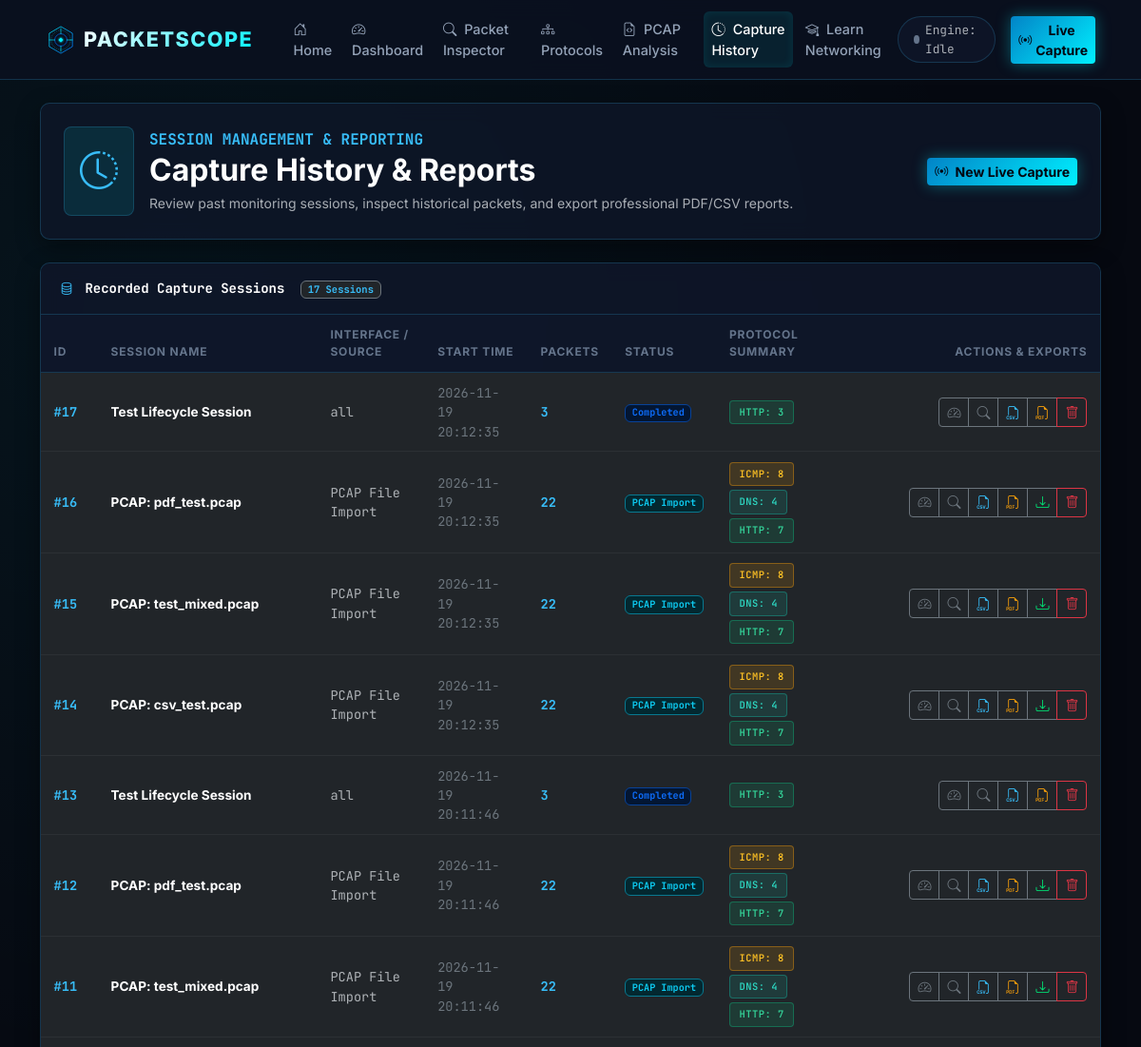
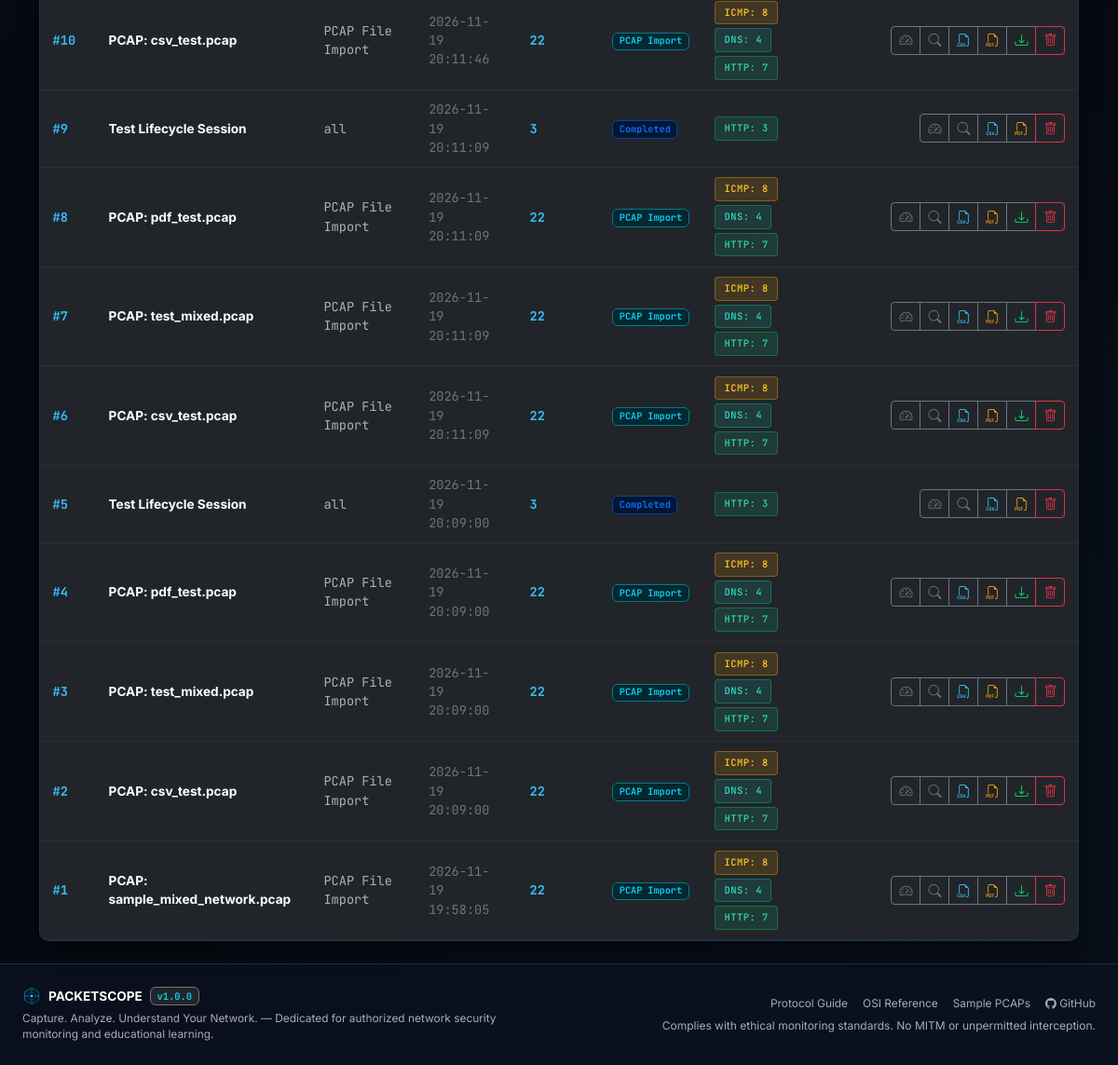
The app's page /history with its own data (2 pictures, top to bottom).
### tables this page shows
CREATE TABLE protocol_statistics (
                id INTEGER PRIMARY KEY AUTOINCREMENT,
                session_id INTEGER UNIQUE NOT NULL,
                tcp_count INTEGER DEFAULT 0,
                udp_count INTEGER DEFAULT 0,
                icmp_count INTEGER DEFAULT 0,
                dns_count INTEGER DEFAULT 0,
                http_count INTEGER DEFAULT 0,
                arp_count INTEGER DEFAULT 0,
                other_count INTEGER DEFAULT 0,
                total_bytes INTEGER DEFAULT 0,
                FOREIGN KEY (session_id) REFERENCES capture_sessions(id) ON DELETE CASCADE
            );

CREATE TABLE capture_sessions (
                id INTEGER PRIMARY KEY AUTOINCREMENT,
                name TEXT NOT NULL,
                interface TEXT,
                start_time TIMESTAMP DEFAULT CURRENT_TIMESTAMP,
                end_time TIMESTAMP,
                total_packets INTEGER DEFAULT 0,
                status TEXT DEFAULT 'stopped',  -- 'running', 'stopped', 'completed', 'imported'
                filter_applied TEXT,
                pcap_path TEXT,
                notes TEXT
            );

### backend/routes/views.py (the view)
@views_bp.route('/history')
def history():
    sessions = DatabaseManager.get_sessions(limit=100)
    return render_template(
        'history.html',
        app_name=Config.APP_NAME,
        sessions=sessions
    )

### frontend/templates/history.html (shortened to what this page needs)
{% extends "base.html" %}
{% block content %}
<div class="container py-4">
  <div class="cyber-card p-4 mb-4">
    <div class="d-flex flex-wrap justify-content-between align-items-center gap-3">
      <div class="d-flex align-items-center gap-3">
        <div class="rounded-3 p-3 d-inline-block" style="background: rgba(0, 240, 255, 0.1); border: 1px solid var(--border-color);">
          <i class="bi bi-clock-history fs-1 text-cyan"></i>
        </div>
        <div>
          <h6 class="text-uppercase text-cyan fw-bold font-mono mb-1">Session Management & Reporting</h6>
          <h2 class="fw-bold text-white mb-1">Capture History & Reports</h2>
          <p class="text-muted small mb-0">
            Review past monitoring sessions, inspect historical packets, and export professional PDF/CSV reports.
          </p>
        </div>
      </div>
      <div class="d-flex gap-2">
        <a href="{{ url_for('views.dashboard') }}" class="btn btn-sm btn-cyber-primary">
          <i class="bi bi-broadcast me-1"></i> New Live Capture
        </a>
      </div>
    </div>
  </div>
  <div class="cyber-card">
    <div class="cyber-card-header d-flex justify-content-between align-items-center">
      <span class="fw-bold text-white small font-mono">
        <i class="bi bi-database text-cyan me-1"></i> Recorded Capture Sessions
        <span class="badge bg-dark border border-secondary text-cyan ms-2">{{ sessions|length }} Sessions</span>
      </span>
    </div>
    <div class="table-responsive">
      <table class="table table-cyber table-hover align-middle">
        <thead>
          <tr>
            <th style="width: 60px;">ID</th>
            <th>Session Name</th>
            <th>Interface / Source</th>
            <th>Start Time</th>
            <th>Packets</th>
            <th>Status</th>
            <th>Protocol Summary</th>
            <th class="text-end" style="width: 280px;">Actions & Exports</th>
          </tr>
        </thead>
        <tbody>
          {% if sessions %}
            {% for s in sessions %}
            <tr id="session-row-{{ s.id }}">
              <td class="font-mono text-cyan fw-bold">#{{ s.id }}</td>
              <td class="fw-bold text-white">
                <a href="{{ url_for('views.dashboard', session_id=s.id) }}" class="text-decoration-none text-white hover-cyan">
                  {{ s.name }}
                </a>
              </td>
              <td class="font-mono small text-muted">{{ s.interface }}</td>
              <td class="font-mono small text-secondary">{{ s.start_time[:19].replace('T', ' ') }}</td>
              <td class="font-mono text-cyan fw-bold">{{ s.total_packets }}</td>
              <td>
                {% if s.status == 'running' %}
                  <span class="badge bg-success-subtle text-success border border-success-subtle font-mono">Running</span>
                {% elif s.status == 'completed' %}
                  <span class="badge bg-primary-subtle text-primary border border-primary-subtle font-mono">Completed</span>
                {% elif s.status == 'imported' %}
                  <span class="badge bg-info-subtle text-info border border-info-subtle font-mono">PCAP Import</span>
                {% else %}
                  <span class="badge bg-secondary font-mono">{{ s.status }}</span>
                {% endif %}
              </td>
              <td>
                <div class="d-flex flex-wrap gap-1">
                  {% if s.icmp_count %}<span class="badge-proto badge-icmp" style="font-size: 0.65rem;">ICMP: {{ s.icmp_count }}</span>{% endif %}
                  {% if s.dns_count %}<span class="badge-proto badge-dns" style="font-size: 0.65rem;">DNS: {{ s.dns_count }}</span>{% endif %}
                  {% if s.http_count %}<span class="badge-proto badge-http" style="font-size: 0.65rem;">HTTP: {{ s.http_count }}</span>{% endif %}
                </div>
              </td>
              <td class="text-end">
                <div class="btn-group btn-group-sm">
                  <a href="{{ url_for('views.dashboard', session_id=s.id) }}" class="btn btn-outline-secondary" title="View in Dashboard">
                    <i class="bi bi-speedometer2"></i>
                  </a>
                  <a href="{{ url_for('views.inspector', session_id=s.id) }}" class="btn btn-outline-secondary" title="Inspect Packets">
                    <i class="bi bi-search"></i>
                  </a>
                  <a href="/api/export/csv/{{ s.id }}" class="btn btn-outline-secondary" title="Export CSV">
                    <i class="bi bi-filetype-csv text-cyan"></i>
                  </a>
                  <a href="/api/export/pdf/{{ s.id }}" class="btn btn-outline-secondary" title="Export PDF Cybersecurity Report">
                    <i class="bi bi-filetype-pdf text-amber"></i>
                  </a>
                  {% if s.pcap_path %}
                  <a href="/api/export/pcap/{{ s.id }}" class="btn btn-outline-secondary" title="Download PCAP File">
                    <i class="bi bi-download text-green"></i>
                  </a>
                  {% endif %}
                  <button class="btn btn-outline-danger" onclick="deleteSession({{ s.id }})" title="Delete Session">
                    <i class="bi bi-trash"></i>
                  </button>
                </div>
              </td>
            </tr>
            {% endfor %}
          {% endif %}
        </tbody>
      </table>
    </div>
  </div>
</div>
{% endblock %}

### frontend/templates/base.html (shortened to what this page needs)
<!DOCTYPE html>
<html lang="en" data-bs-theme="dark">
<head>
  <link href="https://cdn.jsdelivr.net/npm/bootstrap@5.3.3/dist/css/bootstrap.min.css" rel="stylesheet">
  <link rel="stylesheet" href="https://cdn.jsdelivr.net/npm/bootstrap-icons@1.11.3/font/bootstrap-icons.min.css">
  <link rel="stylesheet" href="{{ url_for('static', filename='css/style.css') }}">
</head>
<body>
  <nav class="navbar navbar-expand-lg navbar-cyber sticky-top">
    <div class="container-fluid px-lg-4">
      <a class="navbar-brand d-flex align-items-center gap-2" href="{{ url_for('views.home') }}">
        <img src="{{ url_for('static', filename='images/logo.svg') }}" alt="Logo" width="32" height="32">
        <span class="brand-text">PACKETSCOPE</span>
      </a>
      <div class="collapse navbar-collapse" id="navContent">
        <ul class="navbar-nav me-auto mb-2 mb-lg-0 ms-lg-3">
          <li class="nav-item">
            <a class="nav-link nav-link-cyber {% if request.path == '/' %}active{% endif %}" href="{{ url_for('views.home') }}">
              <i class="bi bi-house-door me-1"></i> Home
            </a>
          </li>
          <li class="nav-item">
            <a class="nav-link nav-link-cyber {% if request.path == '/dashboard' %}active{% endif %}" href="{{ url_for('views.dashboard') }}">
              <i class="bi bi-speedometer2 me-1"></i> Dashboard
            </a>
          </li>
          <li class="nav-item">
            <a class="nav-link nav-link-cyber {% if request.path == '/inspector' %}active{% endif %}" href="{{ url_for('views.inspector') }}">
              <i class="bi bi-search me-1"></i> Packet Inspector
            </a>
          </li>
          <li class="nav-item">
            <a class="nav-link nav-link-cyber {% if request.path == '/protocols' %}active{% endif %}" href="{{ url_for('views.protocols') }}">
              <i class="bi bi-diagram-3 me-1"></i> Protocols
            </a>
          </li>
          <li class="nav-item">
            <a class="nav-link nav-link-cyber {% if request.path == '/pcap' %}active{% endif %}" href="{{ url_for('views.pcap_analysis') }}">
              <i class="bi bi-file-earmark-code me-1"></i> PCAP Analysis
            </a>
          </li>
          <li class="nav-item">
            <a class="nav-link nav-link-cyber {% if request.path == '/history' %}active{% endif %}" href="{{ url_for('views.history') }}">
              <i class="bi bi-clock-history me-1"></i> Capture History
            </a>
          </li>
          <li class="nav-item">
            <a class="nav-link nav-link-cyber {% if request.path == '/education' %}active{% endif %}" href="{{ url_for('views.education') }}">
              <i class="bi bi-mortarboard me-1"></i> Learn Networking
            </a>
          </li>
        </ul>
        <div class="d-flex align-items-center gap-3">
          <div class="d-flex align-items-center px-3 py-1 rounded-pill" style="background: rgba(15, 23, 42, 0.8); border: 1px solid var(--border-color);" id="navStatusBadge">
            <span class="pulse-dot offline" id="navPulseDot"></span>
            <span class="font-mono text-muted" style="font-size: 0.8rem;" id="navStatusText">Engine: Idle</span>
          </div>
          <a href="{{ url_for('views.dashboard') }}" class="btn btn-sm btn-cyber-primary d-none d-md-inline-flex align-items-center gap-1">
            <i class="bi bi-broadcast"></i> Live Capture
          </a>
        </div>
      </div>
    </div>
  </nav>
  <main class="flex-grow-1">
    {% block content %}{% endblock %}
  </main>
  <footer class="cyber-footer">
    <div class="container-fluid px-lg-4">
      <div class="row align-items-center g-3">
        <div class="col-md-6 text-center text-md-start">
          <div class="d-flex align-items-center justify-content-center justify-content-md-start gap-2 mb-1">
            <img src="{{ url_for('static', filename='images/logo.svg') }}" alt="Logo" width="20" height="20">
            <span class="fw-bold text-white">PACKETSCOPE</span>
            <span class="badge bg-dark border border-secondary text-info font-mono" style="font-size: 0.65rem;">v{{ app_version }}</span>
          </div>
          <p class="small text-muted mb-0">
            {{ app_tagline }} &mdash; Dedicated for authorized network security monitoring and educational learning.
          </p>
        </div>
        <div class="col-md-6 text-center text-md-end">
          <div class="d-flex justify-content-center justify-content-md-end gap-3 small mb-1">
            <a href="{{ url_for('views.protocols') }}" class="text-decoration-none text-muted hover-cyan">Protocol Guide</a>
            <a href="{{ url_for('views.education') }}" class="text-decoration-none text-muted hover-cyan">OSI Reference</a>
            <a href="{{ url_for('views.pcap_analysis') }}" class="text-decoration-none text-muted hover-cyan">Sample PCAPs</a>
            <a href="https://github.com" target="_blank" class="text-decoration-none text-muted hover-cyan"><i class="bi bi-github"></i> GitHub</a>
          </div>
          <span class="small text-muted" style="font-size: 0.75rem;">
            Complies with ethical monitoring standards. No MITM or unpermitted interception.
          </span>
        </div>
      </div>
    </div>
  </footer>
</body>
</html>

### records on screen
protocol_statistics: id "17", name "Test Lifecycle Session", interface "all", start_time "2026-11-19 20:12:35", total_packets "3", shows "Completed", http_count "3"
protocol_statistics: id "16", name "PCAP: pdf_test.pcap", interface "PCAP File Import", start_time "2026-11-19 20:12:35", total_packets "22", shows "PCAP Import", icmp_count "8", dns_count "4", http_count "7"
protocol_statistics: id "15", name "PCAP: test_mixed.pcap", interface "PCAP File Import", start_time "2026-11-19 20:12:35", total_packets "22", shows "PCAP Import", icmp_count "8", dns_count "4", http_count "7"
protocol_statistics: id "14", name "PCAP: csv_test.pcap", interface "PCAP File Import", start_time "2026-11-19 20:12:35", total_packets "22", shows "PCAP Import", icmp_count "8", dns_count "4", http_count "7"
protocol_statistics: id "13", name "Test Lifecycle Session", interface "all", start_time "2026-11-19 20:11:46", total_packets "3", shows "Completed", http_count "3"
protocol_statistics: id "12", name "PCAP: pdf_test.pcap", interface "PCAP File Import", start_time "2026-11-19 20:11:46", total_packets "22", shows "PCAP Import", icmp_count "8", dns_count "4", http_count "7"
protocol_statistics: id "11", name "PCAP: test_mixed.pcap", interface "PCAP File Import", start_time "2026-11-19 20:11:46", total_packets "22", shows "PCAP Import", icmp_count "8", dns_count "4", http_count "7"
protocol_statistics: id "10", name "PCAP: csv_test.pcap", interface "PCAP File Import", start_time "2026-11-19 20:11:46", total_packets "22", shows "PCAP Import", icmp_count "8", dns_count "4", http_count "7"
protocol_statistics: id "9", name "Test Lifecycle Session", interface "all", start_time "2026-11-19 20:11:09", total_packets "3", shows "Completed", http_count "3"
protocol_statistics: id "8", name "PCAP: pdf_test.pcap", interface "PCAP File Import", start_time "2026-11-19 20:11:09", total_packets "22", shows "PCAP Import", icmp_count "8", dns_count "4", http_count "7"
protocol_statistics: id "7", name "PCAP: test_mixed.pcap", interface "PCAP File Import", start_time "2026-11-19 20:11:09", total_packets "22", shows "PCAP Import", icmp_count "8", dns_count "4", http_count "7"
protocol_statistics: id "6", name "PCAP: csv_test.pcap", interface "PCAP File Import", start_time "2026-11-19 20:11:09", total_packets "22", shows "PCAP Import", icmp_count "8", dns_count "4", http_count "7"
protocol_statistics: id "5", name "Test Lifecycle Session", interface "all", start_time "2026-11-19 20:09:00", total_packets "3", shows "Completed", http_count "3"
protocol_statistics: id "4", name "PCAP: pdf_test.pcap", interface "PCAP File Import", start_time "2026-11-19 20:09:00", total_packets "22", shows "PCAP Import", icmp_count "8", dns_count "4", http_count "7"
protocol_statistics: id "3", name "PCAP: test_mixed.pcap", interface "PCAP File Import", start_time "2026-11-19 20:09:00", total_packets "22", shows "PCAP Import", icmp_count "8", dns_count "4", http_count "7"
protocol_statistics: id "2", name "PCAP: csv_test.pcap", interface "PCAP File Import", start_time "2026-11-19 20:09:00", total_packets "22", shows "PCAP Import", icmp_count "8", dns_count "4", http_count "7"
protocol_statistics: id "1", name "PCAP: sample_mixed_network.pcap", interface "PCAP File Import", start_time "2026-11-19 19:58:05", total_packets "22", shows "PCAP Import", icmp_count "8", dns_count "4", http_count "7"

### other values on screen
{{ sessions|length }} "17"
{{ app_version }} "1.0.0"
{{ app_tagline }} "Capture. Analyze. Understand Your Network."
